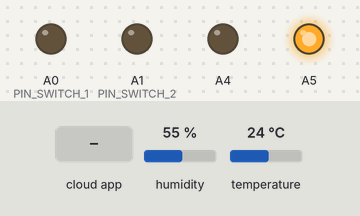
Recording of a sketch running on a simulated Arduino Uno, built with avr-gcc and run on an emulated ATmega328P. On the bench: output pins drawn as LEDs (lit = HIGH). Inputs (shaded band) come from the test bench; at power-on: humidity 55 %, temperature 24 °C. The RemoteXY app is connected.

Above: at 2.8 s.
2.9 s: humidity set to 68 %
5.4 s: humidity set to 71 %
At 7.4 s:
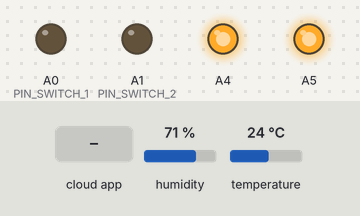
7.9 s: the phone or cloud app sets switch_1 to 1
At 8.6 s:
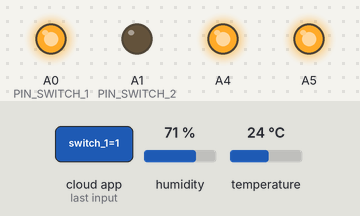
10.4 s: the phone or cloud app sets switch_2 to 1
At 13.3 s:
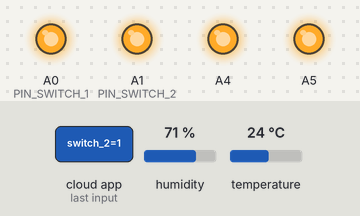
13.6 s: temperature set to 20 °C
At 14.7 s:
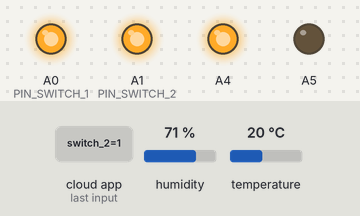
16.1 s: the phone or cloud app sets switch_1 to 0
At 17.1 s:
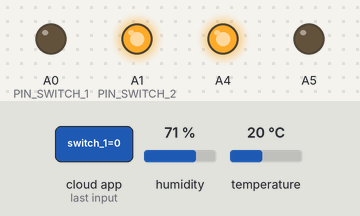
Timing chart, 0 to 19.1 s (numbered marks = the images above; inputs shaded):
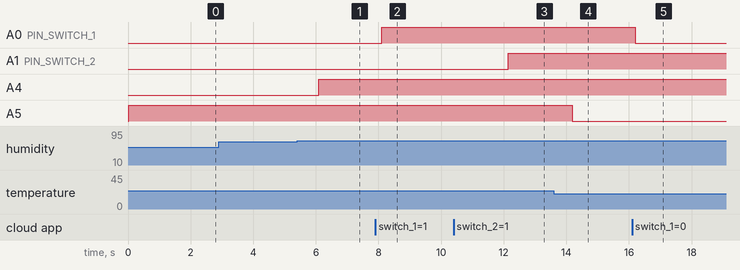

The sketch:

Temp___HUM_2.ino
```cpp
// (licence header left out)
//////////////////////////////////////////////
//        RemoteXY include library          //
//////////////////////////////////////////////

// RemoteXY select connection mode and include library
#define REMOTEXY_MODE__ETHERNET_LIB
#include <Ethernet.h>
/* Ethernet shield used pins: 10(SS) */
#include <SPI.h>
/* SPI interface used pins: 11(MOSI), 12(MISO), 13(SCK) */

#include <RemoteXY.h>

// RemoteXY connection settings
#define REMOTEXY_ETHERNET_MAC "DE:AD:BE:EF:EF:ED"
#define REMOTEXY_SERVER_PORT 6377


// RemoteXY configurate
#pragma pack(push, 1)

uint8_t RemoteXY_CONF[] =   // 138 bytes
  { 255,2,0,25,0,131,0,16,179,0,66,129,61,10,29,4,38,26,66,193,
  30,10,31,4,189,26,129,0,3,2,18,6,173,84,101,109,112,101,114,97,
  116,117,114,101,32,58,0,129,0,4,24,35,6,173,72,117,109,105,100,105,
  116,121,32,37,58,0,129,0,56,17,10,6,173,48,194,176,67,0,67,4,
  52,2,20,5,2,26,11,67,4,51,25,20,5,2,26,11,2,1,9,46,
  22,11,2,26,31,31,79,78,0,79,70,70,0,2,1,69,46,22,11,36,
  26,31,31,79,78,0,79,70,70,0,66,129,38,34,48,4,133,26 };

// this structure defines all the variables of your control interface
struct {

    // input variable
  uint8_t switch_1; // =1 if switch ON and =0 if OFF
  uint8_t switch_2; // =1 if switch ON and =0 if OFF

    // output variable
  signed char level_temp_up; // =0..100 level position
  signed char level_temp_down; // =0..100 level position
  signed char level_hum; // =0..100 level position
  char text_temp[11];  // string UTF8 end zero
  char text_hum[11];  // string UTF8 end zero

    // other variable
  unsigned char connect_flag;  // =1 if wire connected, else =0

} RemoteXY;
#pragma pack(pop)

/////////////////////////////////////////////
//           END RemoteXY include          //
/////////////////////////////////////////////
#include <DHT.h>
#define DHTPIN 2
DHT dht(DHTPIN, DHT11);

#define PIN_SWITCH_1 A0
#define PIN_SWITCH_2 A1


void setup()
{
  RemoteXY_Init ();
  pinMode(A4,OUTPUT);
  pinMode(A5,OUTPUT);
  pinMode (PIN_SWITCH_1, OUTPUT);
  pinMode (PIN_SWITCH_2, OUTPUT);

  // TODO you setup code

}

void loop()
{
  RemoteXY_Handler ();

  digitalWrite(PIN_SWITCH_1, (RemoteXY.switch_1==0)?LOW:HIGH);
  digitalWrite(PIN_SWITCH_2, (RemoteXY.switch_2==0)?LOW:HIGH);

  // TODO you loop code
  // use the RemoteXY structure for data transfer

  float temp = dht.readTemperature();
  float hum = dht.readHumidity();
  dtostrf(temp, 0, 1, RemoteXY.text_temp);
  dtostrf(hum, 0, 1, RemoteXY.text_hum);

  if (temp<0) {
    RemoteXY.level_temp_up = 0;
    RemoteXY.level_temp_down = min (-temp*2,100);

  }
  else if (temp>0) {
    RemoteXY.level_temp_up = min(temp*2,100);
    RemoteXY.level_temp_down = 0;
  }
  else {
    RemoteXY.level_temp_up = 0;
    RemoteXY.level_temp_down = 0;
  }
  RemoteXY.level_hum = hum;


int maxHum = 70;
int maxTemp = 22;
/*int maxHum1 = 68;
int maxTemp1 = 20;*/


  if(hum >= maxHum ) {
      digitalWrite(A4, HIGH);

  } else if(hum < maxHum ){
     digitalWrite(A4, LOW);

  }

  if(temp >= maxTemp ) {
      digitalWrite(A5, HIGH);

  } else if(temp < maxTemp ){
     digitalWrite(A5, LOW);

  }
 delay(2000);

}
```

Measured:
- the behaviour switches between 69 and 70 % on humidity (found by bisection; images 0 and 1)
- the behaviour switches between 22 and 21 °C on temperature (found by bisection; images 3 and 4)
- after the input at 2.9 s, every drawn part: stays the same
- after the input at 5.4 s, A4: LOW → HIGH after 0.70 s
- after the input at 7.9 s, A0 (PIN_SWITCH_1): LOW → HIGH after 0.20 s
- after the input at 10.4 s, A1 (PIN_SWITCH_2): LOW → HIGH after 1.7 s
- after the input at 13.6 s, A5: HIGH → LOW after 0.59 s
- after the input at 16.1 s, A0 (PIN_SWITCH_1): HIGH → LOW after 0.09 s
